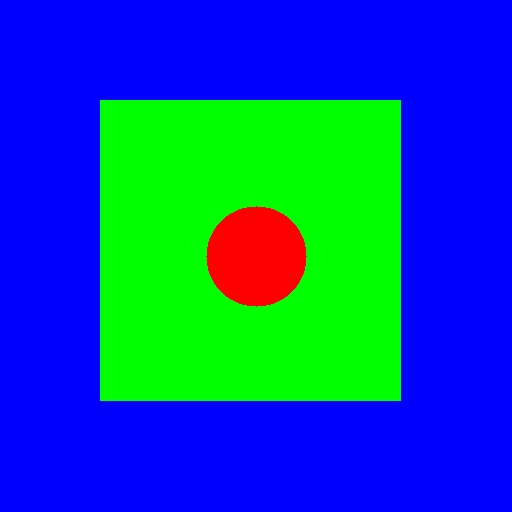
#> input picture images/edge_detection_source_normal.jpg, 512 x 512 px; its folder holds 7 pictures in this run; the run also reads 1 picture not shown here
$ python edge_detection_evaluation.py
#> lines starting #> are read from the running program, lines starting #| are printed output that depends on the picture; after the words box and inside, x2 and y2 are one past the last pixel; in counts of white or black regions, pixels touching at a corner belong together
import os
import numpy as np
import cv2 as cv

# Loads the same source images edge_detection_comparison.py saves, so both scripts score identical pixels
images_dir = os.path.join(os.path.dirname(__file__), "images")

def load_image(filename):
#> called with filename = 'edge_detection_source_normal.jpg'
    path = os.path.join(images_dir, filename)
    image = cv.imread(path)
#> image is the input picture: shape (512, 512, 3); mean B, G, R 166.6, 80.5, 7.8
    if image is None:
        raise FileNotFoundError(f"Could not read {path}. Run edge_detection_comparison.py first to generate it.")
    return image

immg = load_image("edge_detection_source_normal.jpg")
noisy_immg = load_image("edge_detection_source_noisy.jpg")
varying_immg = load_image("edge_detection_source_varying_intensity.jpg")
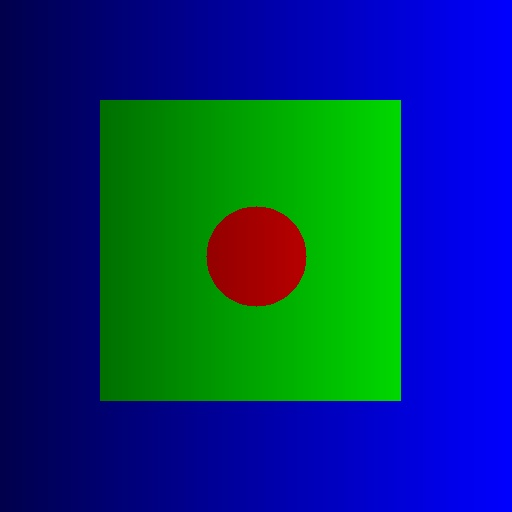
#> input picture images/edge_detection_source_varying_intensity.jpg, 512 x 512 px
#> in load_image, image is the input picture: shape (512, 512, 3); mean B, G, R 108.6, 51.6, 5.3


def detect_edges(image):
    gray = cv.cvtColor(image, cv.COLOR_BGR2GRAY)
    canny_edges = cv.Canny(image, 100, 200)
    sobel_x = cv.Sobel(gray, cv.CV_64F, 1, 0, ksize=3)
    sobel_y = cv.Sobel(gray, cv.CV_64F, 0, 1, ksize=3)
    sobel_edges = cv.convertScaleAbs(cv.magnitude(sobel_x, sobel_y))
    blurred = cv.GaussianBlur(gray, (3, 3), 0)
    log_edges = cv.convertScaleAbs(cv.Laplacian(blurred, cv.CV_64F, ksize=3))
    return canny_edges, sobel_edges, log_edges


def ground_truth_edges(shape):
#> called with shape = (512, 512, 3)
    truth = np.zeros(shape[:2], dtype=np.uint8)  # true edges are known since the shapes were drawn, not photographed
    cv.rectangle(truth, (100, 100), (400, 400), 255, thickness=2)
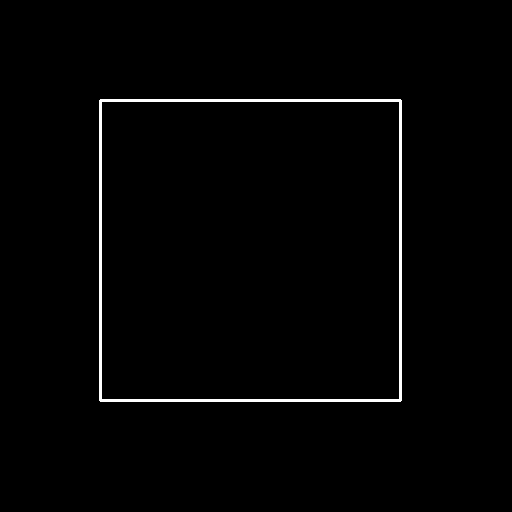
#> truth: shape (512, 512); 1.4% white; 1 white region, box (x1, y1, x2, y2) and area: (99, 99, 402, 402) 3596
    cv.circle(truth, (256, 256), 50, 255, thickness=2)
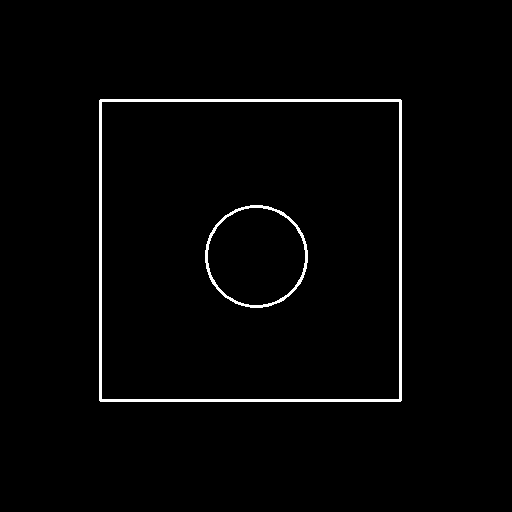
#> truth: shape (512, 512); 1.7% white; 2 white regions, box (x1, y1, x2, y2) and area: (99, 99, 402, 402) 3596, (205, 205, 308, 308) 924
    return truth


def binarize(edge_map):
    _, binary = cv.threshold(edge_map, 0, 255, cv.THRESH_BINARY + cv.THRESH_OTSU)  # Sobel/LoG are grayscale, need a 0/255 mask to score
    return binary


def score_edges(detected, truth, alpha=1.0 / 9):
    detected_mask = detected > 0
    truth_mask = truth > 0
    tp = np.count_nonzero(detected_mask & truth_mask)
    fp = np.count_nonzero(detected_mask & ~truth_mask)
    fn = np.count_nonzero(~detected_mask & truth_mask)

    precision = tp / (tp + fp) if (tp + fp) else 0.0
    recall = tp / (tp + fn) if (tp + fn) else 0.0
    f1 = 2 * precision * recall / (precision + recall) if (precision + recall) else 0.0

    # distance from every pixel to the nearest true-edge pixel, for Pratt's Figure of Merit
    dist_to_truth = cv.distanceTransform(255 - truth, cv.DIST_L2, 5)
    detected_dists = dist_to_truth[detected_mask]
    ideal_count = max(np.count_nonzero(truth_mask), np.count_nonzero(detected_mask))
    pfom = (1.0 / ideal_count) * np.sum(1.0 / (1.0 + alpha * detected_dists ** 2)) if ideal_count else 0.0

    return precision, recall, f1, pfom


def evaluate_edges(label, canny_edges, sobel_edges, log_edges, truth):
    detectors = {
        'Canny': canny_edges,
        'Sobel': binarize(sobel_edges),
        'LoG': binarize(log_edges),
    }
    print(f"\n{label} vs. ground-truth shape outlines")
    print(f"{'Detector':<8}{'Precision':>10}{'Recall':>10}{'F1':>8}{'PFOM':>8}")
    for name, detected in detectors.items():
        precision, recall, f1, pfom = score_edges(detected, truth)
        print(f"{name:<8}{precision:>10.3f}{recall:>10.3f}{f1:>8.3f}{pfom:>8.3f}")


def compute_snr_psnr(reference, test):
    reference = reference.astype(np.float64)
    test = test.astype(np.float64)
    mse = np.mean((reference - test) ** 2)
    signal_power = np.mean(reference ** 2)
    snr = 10 * np.log10(signal_power / mse) if mse else float('inf')
    psnr = 10 * np.log10((255.0 ** 2) / mse) if mse else float('inf')
    return snr, psnr


ground_truth = ground_truth_edges(immg.shape)

for label, image in [
    ('Original Image', immg),
    ('Noisy Image', noisy_immg),
    ('Varying Intensity Image', varying_immg),
]:
    canny_edges, sobel_edges, log_edges = detect_edges(image)
    evaluate_edges(label, canny_edges, sobel_edges, log_edges, ground_truth)
#> this loop made 3 passes
#> label on passes 1 to 3: 'Original Image', 'Noisy Image', 'Varying Intensity Image'
#> (printed output is left out)
#> pass 1, in detect_edges, `gray = cv.cvtColor(image, cv.COLOR_BGR2GRAY)`:
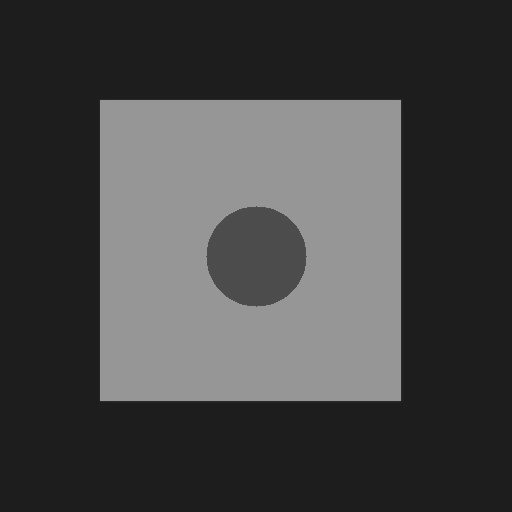
#> gray: shape (512, 512); min 28, max 156, mean 68.7
#> pass 1, in detect_edges, `canny_edges = cv.Canny(image, 100, 200)`:
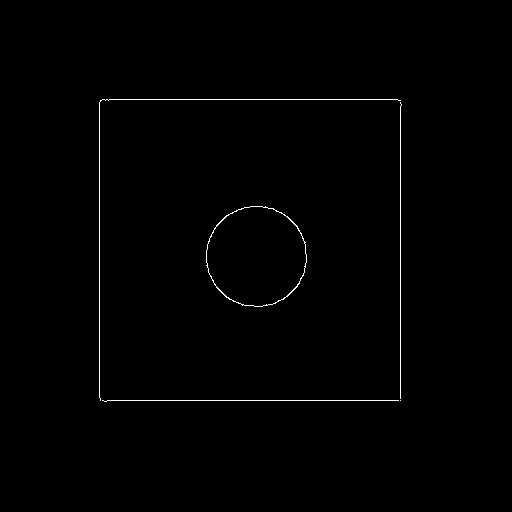
#> canny_edges: shape (512, 512); 0.59% white in thin lines or dots, all inside (x1, y1, x2, y2) = (99, 99, 402, 402)
#> pass 1, in detect_edges, `sobel_x = cv.Sobel(gray, cv.CV_64F, 1, 0, ksize=3)`:
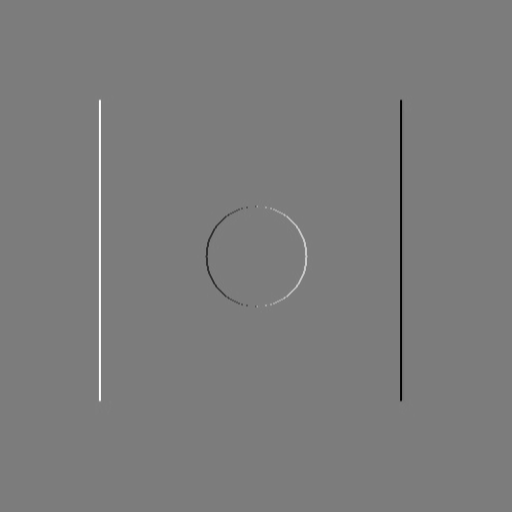
#> sobel_x: shape (512, 512) float64; min -469, max 488, mean 0; drawn with min black and max white

print("\nImage-level degradation (whole image vs. clean original, not edge-specific)")
for label, variant in [('Noisy Image', noisy_immg), ('Varying Intensity Image', varying_immg)]:
    snr, psnr = compute_snr_psnr(immg, variant)
    print(f"{label:<24}SNR={snr:6.2f} dB  PSNR={psnr:6.2f} dB")
#> this loop made 2 passes
#> (label, mse in compute_snr_psnr, signal_power in compute_snr_psnr, snr, psnr) on passes 1 to 2: ('Noisy Image', 194.2, 21431.8, 20.43, 25.25), ('Varying Intensity Image', 3533.5, 21431.8, 7.83, 12.65)
#| Noisy Image             SNR= 20.43 dB  PSNR= 25.25 dB
#| Varying Intensity Image SNR=  7.83 dB  PSNR= 12.65 dB
#> pass 1, in compute_snr_psnr, `test = test.astype(np.float64)`:
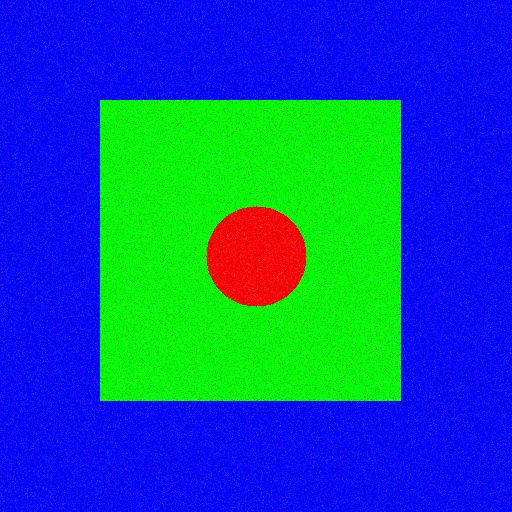
#> test: shape (512, 512, 3) float64; mean B, G, R 163.1, 84, 17.5
